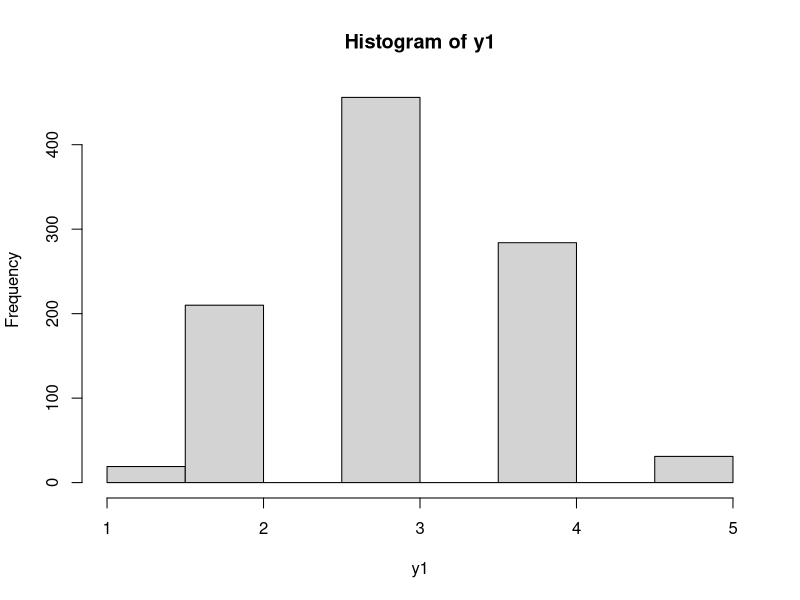
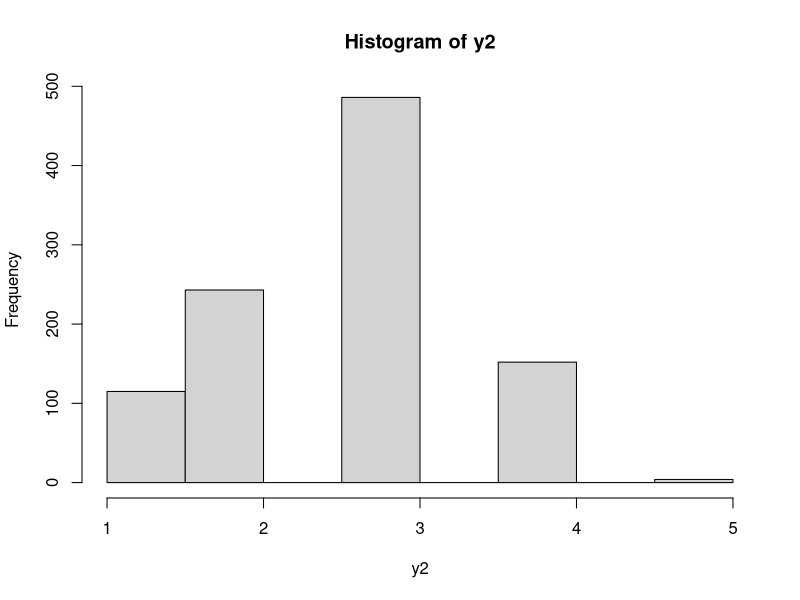
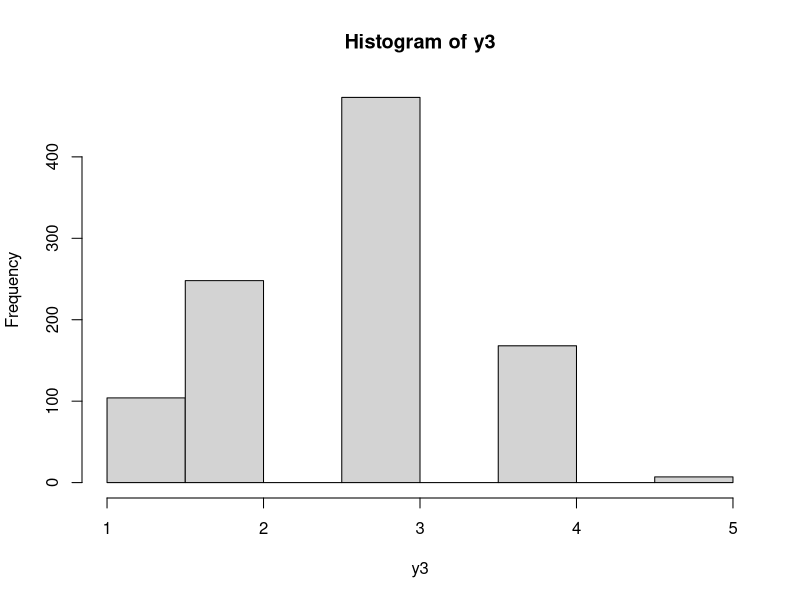
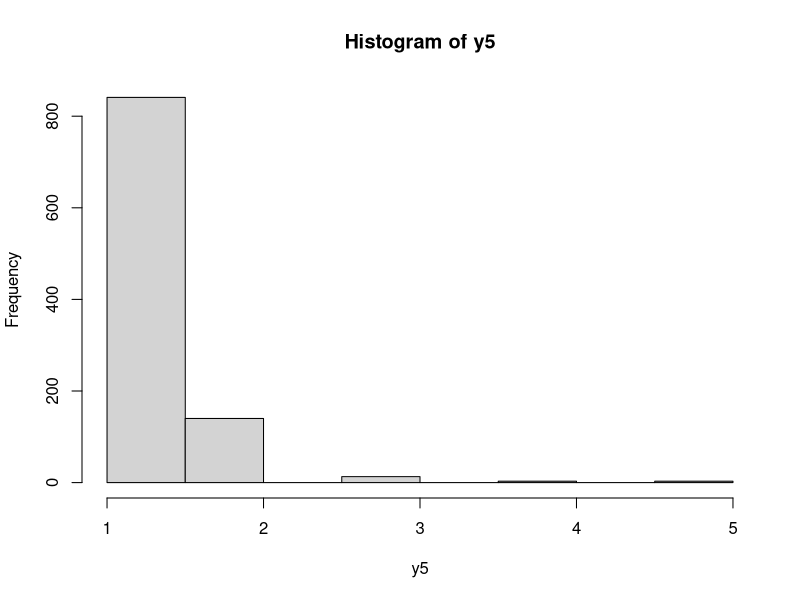
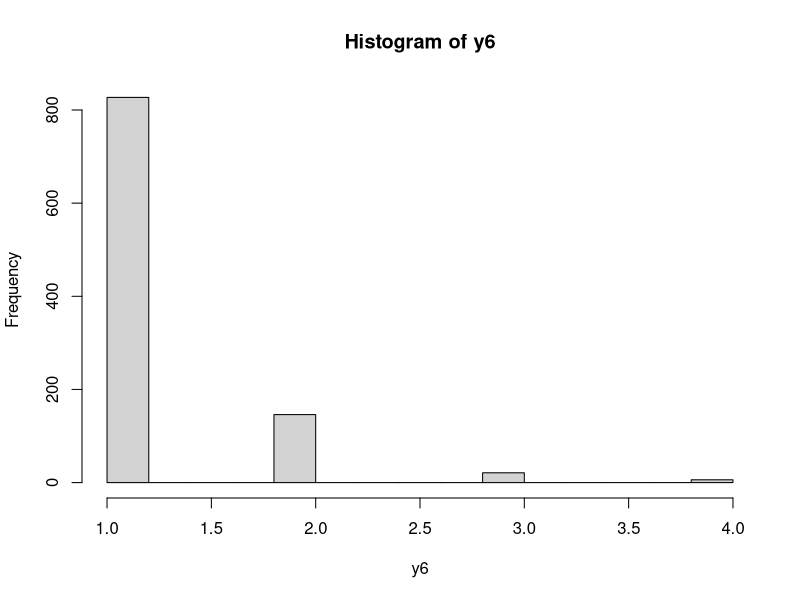
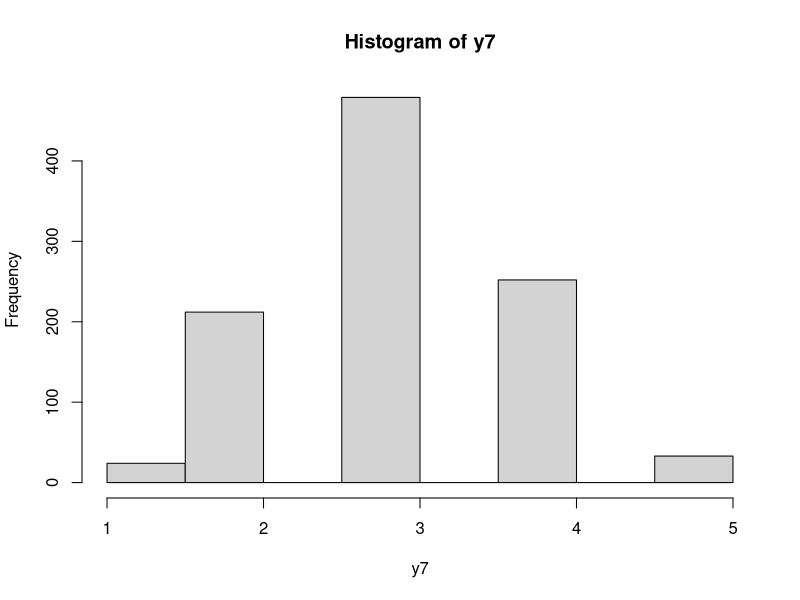
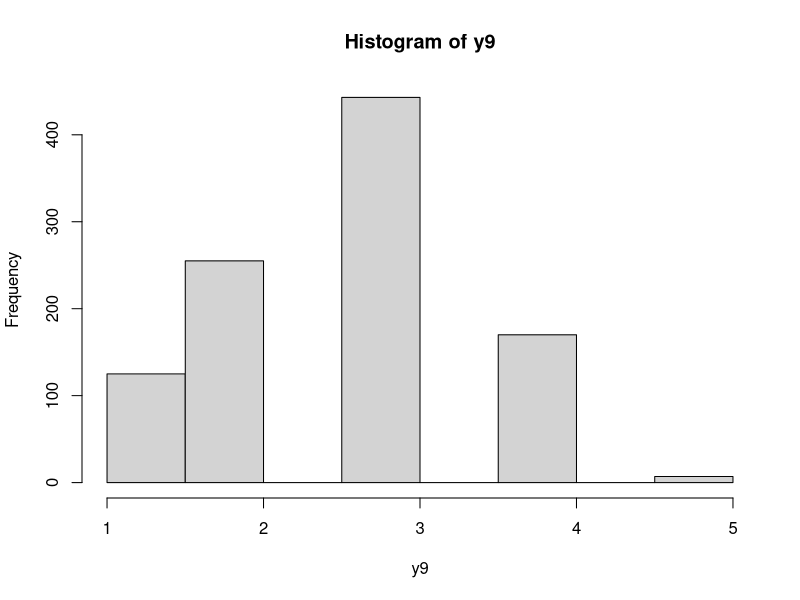
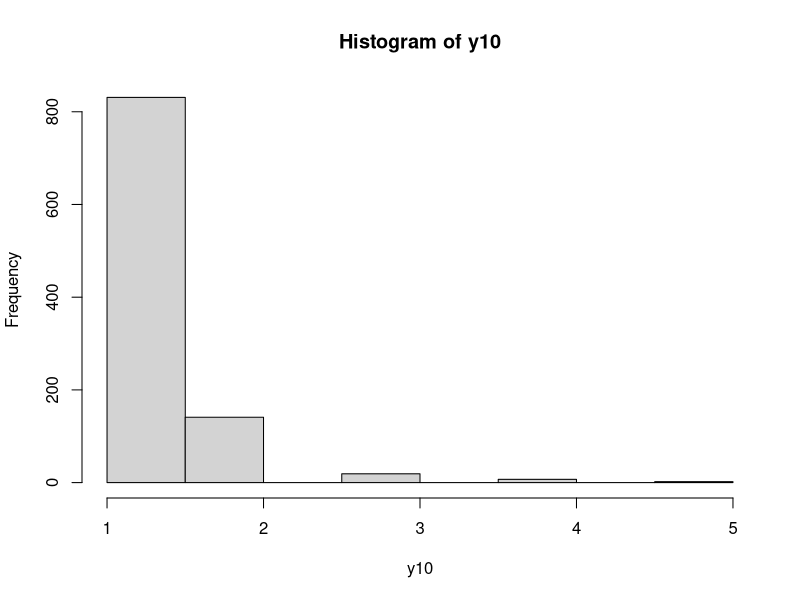

Write R code to recreate these figures, in order.
#VTC edited on 3/28/2023 to show Github features

#step 1 - generate background variables
N <- 1000
x1 <- rnorm(N)
x2 <- rbinom(N,1,.5)

b1 <- .1
b2 <- .2
b3 <- .9

equal1 <- -1.8
equal2 <- -0.6
equal3 <- 0.6
equal4 <- 1.8

mild1 <- -1
mild2 <- -0.2
mild3 <- 1
mild4 <- 2.5

severe1 <- 1
severe2 <- 2
severe3 <- 2.5
severe4 <- 3


#step 2 - generate eta
eta <- b1*x1 + b2*x2 + b3*rnorm(N)

#step 3 - generate ystar

gamma1 <- .8
gamma2 <- .6

ystar1 <- gamma1*eta + gamma2*rnorm(N, 0, sd(eta))
ystar2 <- gamma1*eta + gamma2*rnorm(N, 0, sd(eta))
ystar3 <- gamma1*eta + gamma2*rnorm(N, 0, sd(eta))
ystar4 <- gamma1*eta + gamma2*rnorm(N, 0, sd(eta))
ystar5 <- gamma1*eta + gamma2*rnorm(N, 0, sd(eta))
ystar6 <- gamma1*eta + gamma2*rnorm(N, 0, sd(eta))
ystar7 <- gamma1*eta + gamma2*rnorm(N, 0, sd(eta))
ystar8 <- gamma1*eta + gamma2*rnorm(N, 0, sd(eta))
ystar9 <- gamma1*eta + gamma2*rnorm(N, 0, sd(eta))
ystar10 <- gamma1*eta + gamma2*rnorm(N, 0, sd(eta))

#generate y1...y10
#y1- equally spaced
y1<-rep(NA, N)

for (a in 1:N) {
  if (ystar1[a] <= equal1) {
    y1[a] = 1
  }
  else if (ystar1[a] <= equal2) {
    y1[a] = 2
  }
  else if (ystar1[a] <= equal3) {
    y1[a] = 3;
  }
  else if (ystar1[a] <= equal4) {
    y1[a] = 4
  }
  else {
    y1[a] = 5
  }
}
hist(y1)

#y2- mild
y2<-rep(NA, N)

for (a in 1:N) {
  if (ystar2[a] <= mild1) {
    y2[a] = 1
  }
  else if (ystar2[a] <= mild2) {
    y2[a] = 2
  }
  else if (ystar2[a] <= mild3) {
    y2[a] = 3;
  }
  else if (ystar2[a] <= mild4) {
    y2[a] = 4
  }
  else {
    y2[a] = 5
  }
}
hist(y2)

#y3- mild
y3<-rep(NA, N)

for (a in 1:N) {
  if (ystar3[a] <= mild1) {
    y3[a] = 1
  }
  else if (ystar3[a] <= mild2) {
    y3[a] = 2
  }
  else if (ystar3[a] <= mild3) {
    y3[a] = 3;
  }
  else if (ystar3[a] <= mild4) {
    y3[a] = 4
  }
  else {
    y3[a] = 5
  }
}
hist(y3)

#y4- equally spaced
y4<-rep(NA, N)

for (a in 1:N) {
  if (ystar4[a] <= equal1) {
    y4[a] = 1
  }
  else if (ystar4[a] <= equal2) {
    y4[a] = 2
  }
  else if (ystar4[a] <= equal3) {
    y4[a] = 3;
  }
  else if (ystar4[a] <= equal4) {
    y4[a] = 4
  }
  else {
    y4[a] = 5
  }
}

#y5- severe
y5<-rep(NA, N)

for (a in 1:N) {
  if (ystar5[a] <= severe1) {
    y5[a] = 1
  }
  else if (ystar5[a] <= severe2) {
    y5[a] = 2
  }
  else if (ystar5[a] <= severe3) {
    y5[a] = 3;
  }
  else if (ystar5[a] <= severe4) {
    y5[a] = 4
  }
  else {
    y5[a] = 5
  }
}
hist(y5)

#y6- severe
y6<-rep(NA, N)

for (a in 1:N) {
  if (ystar6[a] <= severe1) {
    y6[a] = 1
  }
  else if (ystar6[a] <= severe2) {
    y6[a] = 2
  }
  else if (ystar6[a] <= severe3) {
    y6[a] = 3;
  }
  else if (ystar6[a] <= severe4) {
    y6[a] = 4
  }
  else {
    y6[a] = 5
  }
}
hist(y6)

#y7- equally spaced
y7<-rep(NA, N)

for (a in 1:N) {
  if (ystar7[a] <= equal1) {
    y7[a] = 1
  }
  else if (ystar7[a] <= equal2) {
    y7[a] = 2
  }
  else if (ystar7[a] <= equal3) {
    y7[a] = 3;
  }
  else if (ystar7[a] <= equal4) {
    y7[a] = 4
  }
  else {
    y7[a] = 5
  }
}
hist(y7)

#y8- mild
y8<-rep(NA, N)

for (a in 1:N) {
  if (ystar8[a] <= mild1) {
    y8[a] = 1
  }
  else if (ystar8[a] <= mild2) {
    y8[a] = 2
  }
  else if (ystar8[a] <= mild3) {
    y8[a] = 3;
  }
  else if (ystar8[a] <= mild4) {
    y8[a] = 4
  }
  else {
    y8[a] = 5
  }
}

#y9- mild
y9<-rep(NA, N)

for (a in 1:N) {
  if (ystar9[a] <= mild1) {
    y9[a] = 1
  }
  else if (ystar9[a] <= mild2) {
    y9[a] = 2
  }
  else if (ystar9[a] <= mild3) {
    y9[a] = 3;
  }
  else if (ystar9[a] <= mild4) {
    y9[a] = 4
  }
  else {
    y9[a] = 5
  }
}
hist(y9)

#y10- severe
y10<-rep(NA, N)

for (a in 1:N) {
  if (ystar10[a] <= severe1) {
    y10[a] = 1
  }
  else if (ystar10[a] <= severe2) {
    y10[a] = 2
  }
  else if (ystar10[a] <= severe3) {
    y10[a] = 3;
  }
  else if (ystar10[a] <= severe4) {
    y10[a] = 4
  }
  else {
    y10[a] = 5
  }
}

hist(y10)


Y <- cbind(y1, y2, y3, y4, y5, y6, y7, y8, y9, y10)
View(Y)

ysum1 <- apply(Y, 1, sum)
plot(density(ysum1))

